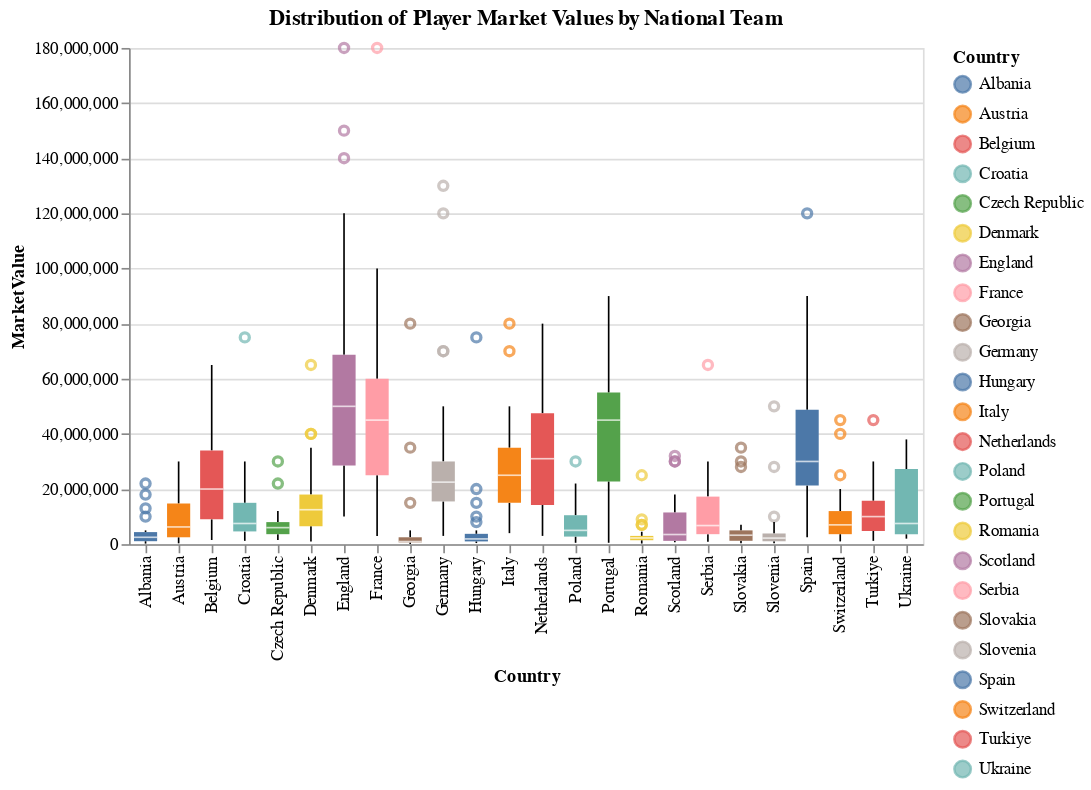

Notebook code for this chart:
### Markdown cell above
### Box plot for each national team

### Code cell
# Box plots for each national team, displaying the distribution of player market values
box_plot = alt.Chart(data).mark_boxplot().encode(
    x='Country:N',
    y='MarketValue:Q',
    color='Country:N'
).properties(
    title='Distribution of Player Market Values by National Team'
)

box_plot

### Figure 1 — Vega-Lite specification as saved in the notebook (floating-point values rounded to 4 significant figures; data arrays with more than 128 entries replaced by an {"elided": "..."} marker saying what was removed)
{"config": {"view": {"continuousWidth": 400, "continuousHeight": 300}}, "data": {"name": "data-98bfebf324f832855db5d2708894556b"}, "mark": "boxplot", "encoding": {"color": {"type": "nominal", "field": "Country"}, "x": {"type": "nominal", "field": "Country"}, "y": {"type": "quantitative", "field": "MarketValue"}}, "title": "Distribution of Player Market Values by National Team", "$schema": "https://vega.github.io/schema/vega-lite/v4.8.1.json", "datasets": {"data-98bfebf324f832855db5d2708894556b": {"elided": "623 records"}}}
